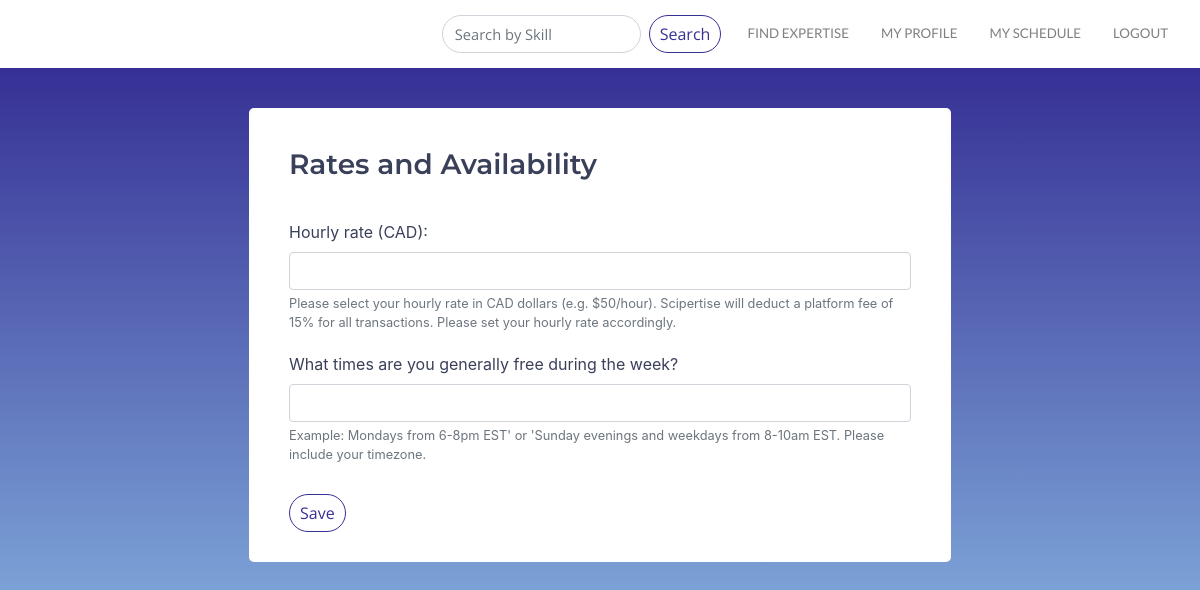
/search/users/profile/edit/rate/ (signed in), run on an earlier commit of the app's database.
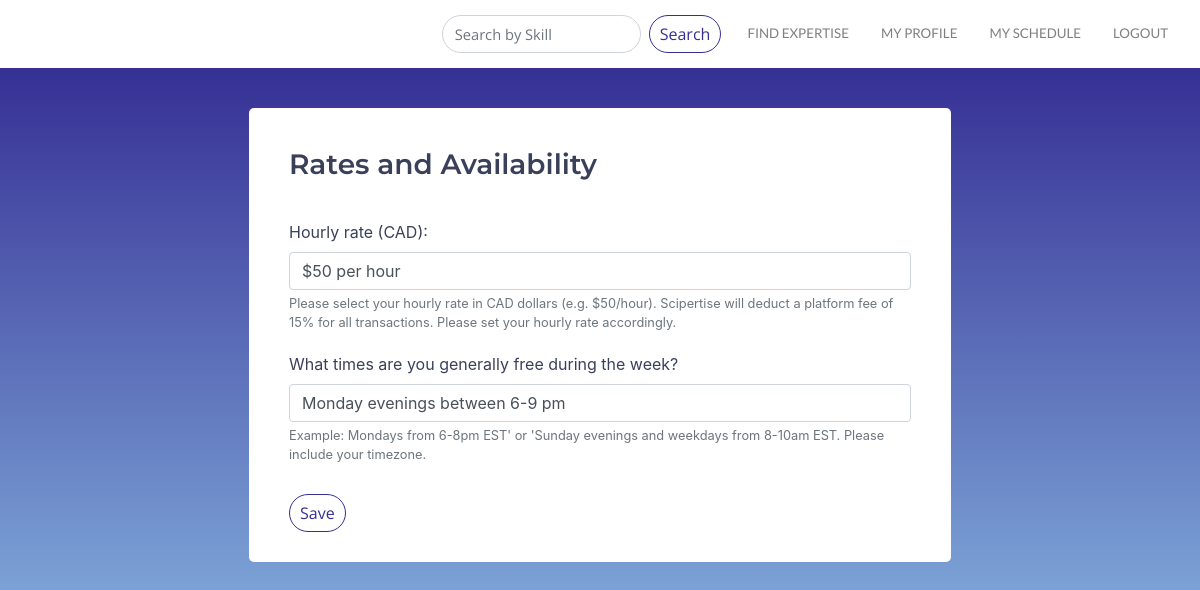
And on a later commit of the database.
### users/models.py (models this page shows)
class CustomUser(AbstractUser):
    objects = CustomUserManager()
    position = models.CharField(max_length =10000, null=True, default='', blank=True)
    bio = models.CharField(max_length =10000, null=True, default='', blank=True)
    skills = TaggableManager(help_text="A comma-separated list of tags.")
    image = models.ImageField(upload_to="profile_image", blank=True)
    website = models.CharField(max_length=10000, null=True, default='', blank=True)
    skill_area1_title = models.CharField(max_length =10000, null=True, default='', blank=True)
    skill_area1 = models.CharField(max_length =10000, null=True, default='', blank=True)
    skill_area2_title = models.CharField(max_length =10000, null=True, default='', blank=True)
    skill_area2 = models.CharField(max_length =10000, null=True, default='', blank=True)
    skill_area3_title = models.CharField(max_length =10000, null=True, default='', blank=True)
    skill_area3 = models.CharField(max_length =10000, null=True, default='', blank=True)
    skill_area4_title = models.CharField(max_length =10000, null=True, default='', blank=True)
    skill_area4 = models.CharField(max_length =10000, null=True, default='', blank=True)
    skill_area5_title = models.CharField(max_length =10000, null=True, default='', blank=True)
    skill_area5 = models.CharField(max_length =10000, null=True, default='', blank=True)
    software_hardware = models.CharField(max_length =10000, null=True, default='', blank=True)
    software_hardware_intermediate = models.CharField(max_length =10000, null=True, default='', blank=True)
    availability = models.CharField(max_length=10000, null=True, default='', blank=True)
    rate = models.CharField(max_length= 10000, null=True, default='', blank=True)
    expert = models.BooleanField(blank=True, default=False)
    gives_tutorials = models.BooleanField(blank=True, default=False)
    tutorial_area = models.CharField(max_length =10000, null=True, default='', blank=True)
    wants_expert = models.BooleanField(blank=True, default=False)
    needs_help_with = models.CharField(max_length =10000, null=True, default='', blank=True)
    profile_under_review = models.BooleanField(blank=True, default=False)
    profile_approved = models.BooleanField(blank=True, default=False)

### users/views.py (the view)
# urls.py: path('profile/edit/rate/', views.EditProfileRateView, name='edit_profile_rate'),
@login_required
def EditProfileRateView(request):
    form_two =EditProfileDetail()
    if request.method == 'POST':
        form_two = EditProfileDetail(request.POST, instance =request.user)
        if form_two.is_valid():
            form_two.save()
        return HttpResponseRedirect(reverse('profile'))
    else:
        form_two = EditProfileDetail(instance = request.user)
        return render(request, 'edit_profile_rate.html', {
            'form_two': form_two,
        })

### templates/edit_profile_rate.html (shortened to what this page needs)
{% extends 'layout.html' %}
{% load static %}
{% load widget_tweaks %}
{% block content %}
<div class="container-fluid booking">
<form  class="form-group booking_form"  method="post">
    <div class="container" id="booking_form">
    <h3 class="edit_profile_subheading">Rates and Availability</h3>
        {{ form_two.rate.label_tag }}
          {% render_field form_two.rate class="form-control" %}
          {% if form_two.rate.help_text %}
        <small class="form-text text-muted">{{ form_two.rate.help_text |safe }}</small>
          {% endif %}
        {{ form_two.availability.label_tag }}
          {% render_field form_two.availability class="form-control" %}
          {% if form_two.availability.help_text %}
        <small class="form-text text-muted">{{ form_two.availability.help_text |safe }}</small>
          {% endif %}
     <button type="submit" class="btn btn-primary edit_profile">Save</button>
    </div>
     </form>
    </div>
{% endblock %}

What changed in the data, as far as the page shows it:
changed CustomUser: rate (not shown) → "$50 per hour"; availability (not shown) → "Monday evenings between 6-9 pm"
